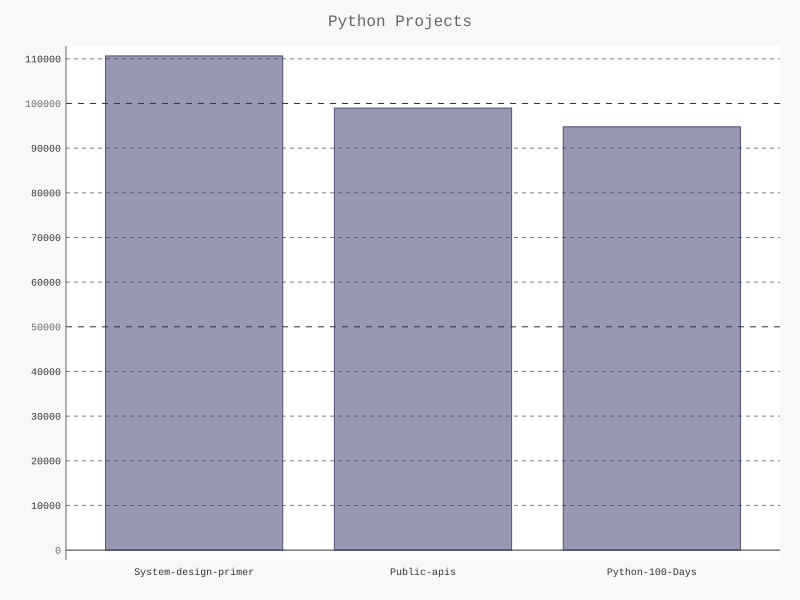

This figure's Python source:
import pygal
from pygal.style import LightColorizedStyle as LCS, LightenStyle as LS

mystyle = LS('#333366', base_style = LCS)
chart = pygal.Bar(style = mystyle, x_label_rotation=0, show_legend=False)
chart.title = 'Python Projects'
chart.x_labels = ['System-design-primer','Public-apis','Python-100-Days']

plot_dicts = [
    {'value':110655,'label':'Description of system-design-primer.'},
    {'value':98973,'label':'Description of Public-apis.'},
    {'value':94779,'label':'Description of Python-100-Days.'},
    ]

chart.add('',plot_dicts)
chart.render_to_file('bar_descriptions.svg')
